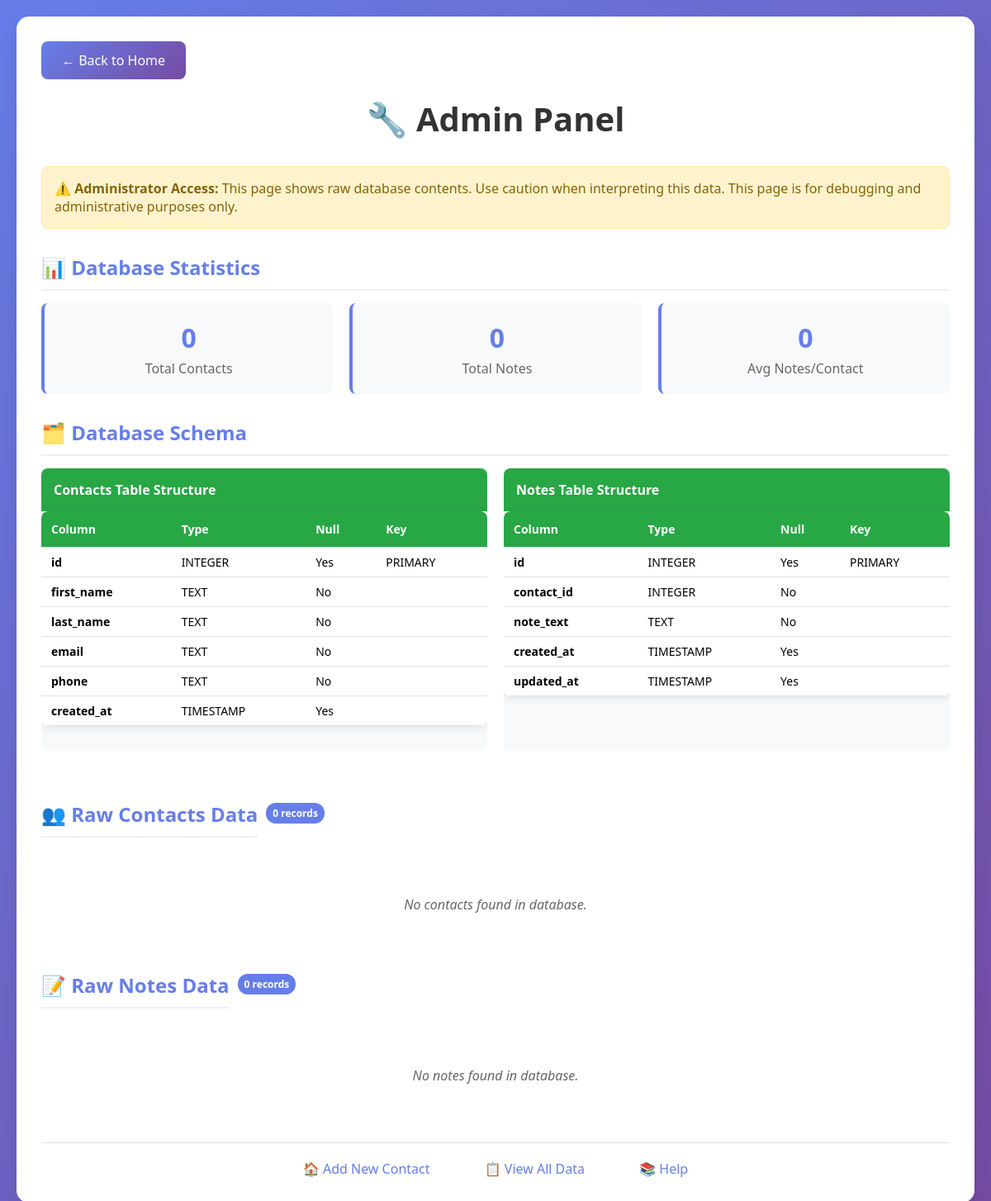
/admin, run on an earlier commit of the app's database.
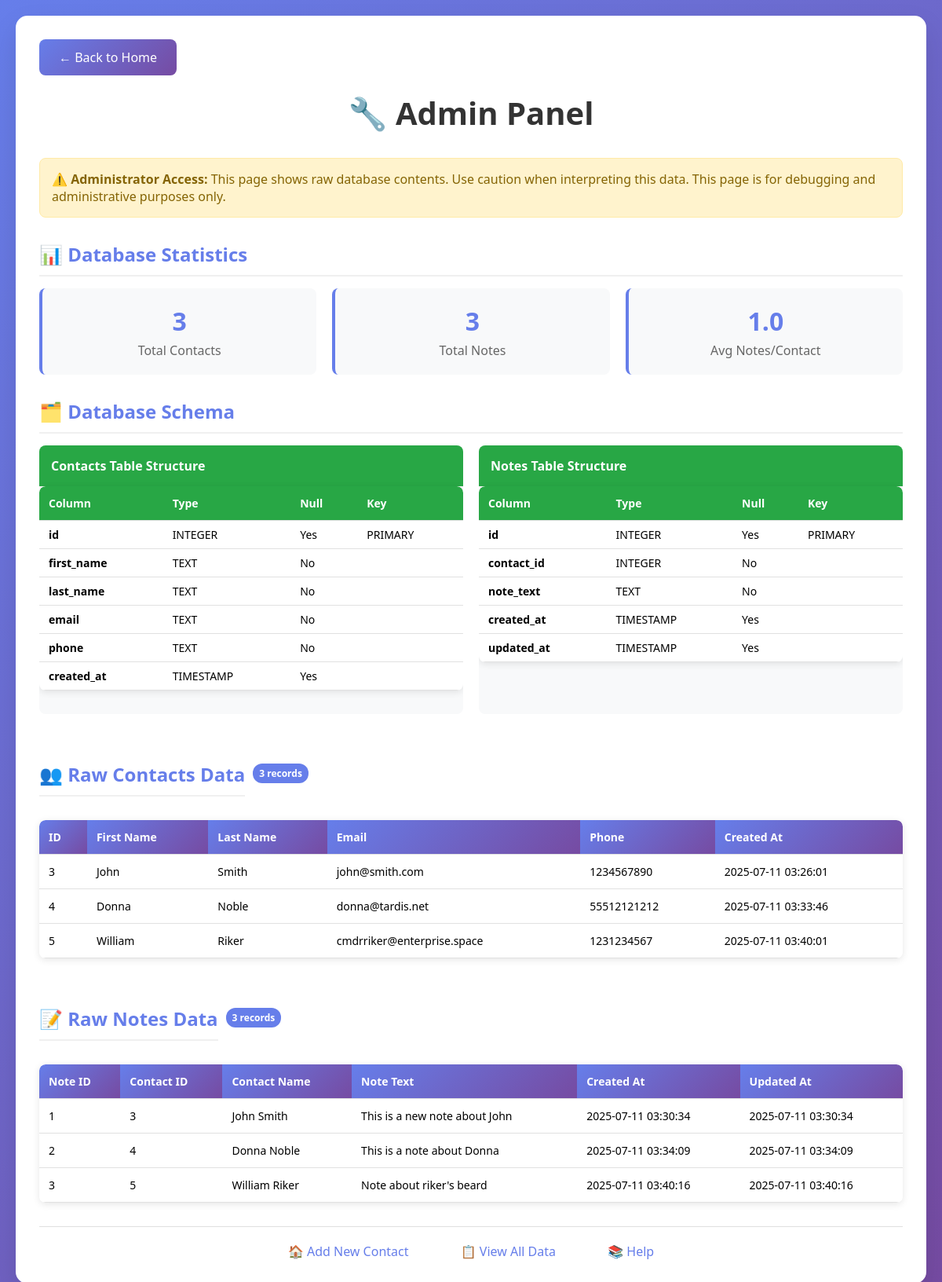
And on a later commit of the database.
### tables this page shows
CREATE TABLE contacts (
            id INTEGER PRIMARY KEY AUTOINCREMENT,
            first_name TEXT NOT NULL,
            last_name TEXT NOT NULL,
            email TEXT NOT NULL,
            phone TEXT NOT NULL,
            created_at TIMESTAMP DEFAULT CURRENT_TIMESTAMP
        );

CREATE TABLE notes (
            id INTEGER PRIMARY KEY AUTOINCREMENT,
            contact_id INTEGER NOT NULL,
            note_text TEXT NOT NULL,
            created_at TIMESTAMP DEFAULT CURRENT_TIMESTAMP,
            updated_at TIMESTAMP DEFAULT CURRENT_TIMESTAMP,
            FOREIGN KEY (contact_id) REFERENCES contacts (id) ON DELETE CASCADE
        );

### app.py (the view)
@app.route('/admin')
def admin_page():
    conn = get_db_connection()
    contacts = conn.execute('SELECT * FROM contacts ORDER BY id').fetchall()
    notes = conn.execute('''
        SELECT n.*, c.first_name, c.last_name
        FROM notes n
        LEFT JOIN contacts c ON n.contact_id = c.id
        ORDER BY n.id
    ''').fetchall()
    contacts_schema = conn.execute('PRAGMA table_info(contacts)').fetchall()
    notes_schema = conn.execute('PRAGMA table_info(notes)').fetchall()
    contacts_count = conn.execute('SELECT COUNT(*) as count FROM contacts').fetchone()['count']
    notes_count = conn.execute('SELECT COUNT(*) as count FROM notes').fetchone()['count']
    conn.close()
    return render_template('admin.html',
                         contacts=contacts,
                         notes=notes,
                         contacts_schema=contacts_schema,
                         notes_schema=notes_schema,
                         contacts_count=contacts_count,
                         notes_count=notes_count)

### app.py (called while the page is built)
def get_db_connection():
    conn = sqlite3.connect(DATABASE)
    conn.row_factory = sqlite3.Row
    return conn

### templates/admin.html (shortened to what this page needs)
<!DOCTYPE html>
<html lang="en">
<head>
</head>
<body>
    <div class="container">
        <a href="{{ url_for('index') }}" class="back-link">← Back to Home</a>
        <h1>🔧 Admin Panel</h1>
        <div class="warning-banner">
            <strong>⚠️ Administrator Access:</strong> This page shows raw database contents. Use caution when interpreting this data. This page is for debugging and administrative purposes only.
        </div>
        <h2>📊 Database Statistics</h2>
        <div class="stats-grid">
            <div class="stat-card">
                <div class="stat-number">{{ contacts_count }}</div>
                <div class="stat-label">Total Contacts</div>
            </div>
            <div class="stat-card">
                <div class="stat-number">{{ notes_count }}</div>
                <div class="stat-label">Total Notes</div>
            </div>
            <div class="stat-card">
                <div class="stat-number">{{ (notes_count / contacts_count) | round(1) if contacts_count > 0 else 0 }}</div>
                <div class="stat-label">Avg Notes/Contact</div>
            </div>
        </div>
        <h2>🗂️ Database Schema</h2>
        <div class="schema-container">
            <div class="schema-card">
                <div class="schema-header">Contacts Table Structure</div>
                <div class="table-container">
                    <table class="schema-table">
                        <thead>
                            <tr>
                                <th>Column</th>
                                <th>Type</th>
                                <th>Null</th>
                                <th>Key</th>
                            </tr>
                        </thead>
                        <tbody>
                            {% for column in contacts_schema %}
                            <tr>
                                <td><strong>{{ column.name }}</strong></td>
                                <td>{{ column.type }}</td>
                                <td>{{ 'Yes' if column.notnull == 0 else 'No' }}</td>
                                <td>{{ 'PRIMARY' if column.pk == 1 else '' }}</td>
                            </tr>
                            {% endfor %}
                        </tbody>
                    </table>
                </div>
            </div>
            <div class="schema-card">
                <div class="schema-header">Notes Table Structure</div>
                <div class="table-container">
                    <table class="schema-table">
                        <thead>
                            <tr>
                                <th>Column</th>
                                <th>Type</th>
                                <th>Null</th>
                                <th>Key</th>
                            </tr>
                        </thead>
                        <tbody>
                            {% for column in notes_schema %}
                            <tr>
                                <td><strong>{{ column.name }}</strong></td>
                                <td>{{ column.type }}</td>
                                <td>{{ 'Yes' if column.notnull == 0 else 'No' }}</td>
                                <td>{{ 'PRIMARY' if column.pk == 1 else '' }}</td>
                            </tr>
                            {% endfor %}
                        </tbody>
                    </table>
                </div>
            </div>
        </div>
        <div class="table-title">
            <h2>👥 Raw Contacts Data</h2>
            <span class="record-count">{{ contacts_count }} records</span>
        </div>
        {% if contacts %}
            <div class="table-container">
                <table>
                    <thead>
                        <tr>
                            <th>ID</th>
                            <th>First Name</th>
                            <th>Last Name</th>
                            <th>Email</th>
                            <th>Phone</th>
                            <th>Created At</th>
                        </tr>
                    </thead>
                    <tbody>
                        {% for contact in contacts %}
                        <tr>
                            <td>{{ contact.id }}</td>
                            <td>{{ contact.first_name }}</td>
                            <td>{{ contact.last_name }}</td>
                            <td>{{ contact.email }}</td>
                            <td>{{ contact.phone }}</td>
                            <td>{{ contact.created_at }}</td>
                        </tr>
                        {% endfor %}
                    </tbody>
                </table>
            </div>
        {% else %}
            <div style="text-align: center; color: #666; font-style: italic; padding: 40px;">
                No contacts found in database.
            </div>
        {% endif %}
        <div class="table-title">
            <h2>📝 Raw Notes Data</h2>
            <span class="record-count">{{ notes_count }} records</span>
        </div>
        {% if notes %}
            <div class="table-container">
                <table>
                    <thead>
                        <tr>
                            <th>Note ID</th>
                            <th>Contact ID</th>
                            <th>Contact Name</th>
                            <th>Note Text</th>
                            <th>Created At</th>
                            <th>Updated At</th>
                        </tr>
                    </thead>
                    <tbody>
                        {% for note in notes %}
                        <tr>
                            <td>{{ note.id }}</td>
                            <td>{{ note.contact_id }}</td>
                            <td>
                                {% if note.first_name and note.last_name %}
                                    {{ note.first_name }} {{ note.last_name }}
                                {% else %}
                                    <span class="null-value">[Contact Deleted]</span>
                                {% endif %}
                            </td>
                            <td style="max-width: 300px; word-wrap: break-word;">
                                {{ note.note_text[:100] }}{% if note.note_text|length > 100 %}...{% endif %}
                            </td>
                            <td>{{ note.created_at }}</td>
                            <td>{{ note.updated_at }}</td>
                        </tr>
                        {% endfor %}
                    </tbody>
                </table>
            </div>
        {% else %}
            <div style="text-align: center; color: #666; font-style: italic; padding: 40px;">
                No notes found in database.
            </div>
        {% endif %}
        <div class="nav-links">
            <a href="{{ url_for('index') }}">🏠 Add New Contact</a>
            <a href="{{ url_for('view_data') }}">📋 View All Data</a>
            <a href="{{ url_for('help_page') }}">📚 Help</a>
        </div>
    </div>
</body>
</html>

### templates/admin.html (style rules this page uses)
* { margin: 0; padding: 0; box-sizing: border-box; }
body { font-family: 'Segoe UI', Tahoma, Geneva, Verdana, sans-serif; background: linear-gradient(135deg, #667eea 0%, #764ba2 100%); min-height: 100vh; padding: 20px; }
.container { background: white; padding: 30px; border-radius: 15px; box-shadow: 0 15px 35px rgba(0, 0, 0, 0.1); max-width: 1400px; margin: 0 auto; }
h1 { text-align: center; color: #333; margin-bottom: 30px; font-size: 2.5rem; }
h2 { color: #667eea; margin-top: 30px; margin-bottom: 15px; font-size: 1.5rem; border-bottom: 2px solid #f0f0f0; padding-bottom: 10px; }
.back-link { display: inline-block; background: linear-gradient(135deg, #667eea 0%, #764ba2 100%); color: white; padding: 12px 25px; text-decoration: none; border-radius: 8px; transition: transform 0.2s ease; margin-bottom: 20px; }
.stats-grid { display: grid; grid-template-columns: repeat(auto-fit, minmax(200px, 1fr)); gap: 20px; margin-bottom: 30px; }
.stat-card { background: #f8f9fa; padding: 20px; border-radius: 8px; text-align: center; border-left: 4px solid #667eea; }
.stat-number { font-size: 2rem; font-weight: bold; color: #667eea; }
.stat-label { color: #666; margin-top: 5px; }
.table-container { overflow-x: auto; margin-bottom: 30px; border-radius: 8px; box-shadow: 0 2px 10px rgba(0, 0, 0, 0.1); }
table { width: 100%; border-collapse: collapse; background: white; border-radius: 8px; overflow: hidden; }
th, td { padding: 12px; text-align: left; border-bottom: 1px solid #e1e1e1; font-size: 14px; }
th { background: linear-gradient(135deg, #667eea 0%, #764ba2 100%); color: white; font-weight: 600; position: sticky; top: 0; }
.schema-table th { background: #28a745; }
.schema-container { display: grid; grid-template-columns: repeat(auto-fit, minmax(300px, 1fr)); gap: 20px; margin-bottom: 30px; }
.schema-card { background: #f8f9fa; border-radius: 8px; overflow: hidden; }
.schema-header { background: #28a745; color: white; padding: 15px; font-weight: bold; }
.schema-table { margin: 0; }
.schema-table td { padding: 8px 12px; }
.warning-banner { background: #fff3cd; border: 1px solid #ffeaa7; border-radius: 8px; padding: 15px; margin-bottom: 20px; color: #856404; }
.warning-banner strong { color: #856404; }
.nav-links { text-align: center; margin-top: 30px; padding-top: 20px; border-top: 1px solid #e0e0e0; }
.nav-links a { color: #667eea; text-decoration: none; margin: 0 15px; font-weight: 500; padding: 8px 16px; border-radius: 20px; transition: background-color 0.3s ease; }
.table-title { display: flex; align-items: center; gap: 10px; margin-bottom: 15px; }
.record-count { background: #667eea; color: white; padding: 4px 8px; border-radius: 12px; font-size: 12px; font-weight: bold; }

What changed in the data, as far as the page shows it:
added contacts: id "3", first_name "John", last_name "Smith", email "john@smith.com", phone "1234567890", created_at "2025-07-11 03:26:01"
added contacts: id "4", first_name "Donna", last_name "Noble", email "donna@tardis.net", phone "55512121212", created_at "2025-07-11 03:33:46"
added contacts: id "5", first_name "William", last_name "Riker", email "cmdrriker@enterprise.space", phone "1231234567", created_at "2025-07-11 03:40:01"
added notes: id "1", contact_id "3", first_name "John", last_name "Smith", note_text "This is a new note about John", created_at "2025-07-11 03:30:34", updated_at "2025-07-11 03:30:34"
added notes: id "2", contact_id "4", first_name "Donna", last_name "Noble", note_text "This is a note about Donna", created_at "2025-07-11 03:34:09", updated_at "2025-07-11 03:34:09"
added notes: id "3", contact_id "5", first_name "William", last_name "Riker", note_text "Note about riker's beard", created_at "2025-07-11 03:40:16", updated_at "2025-07-11 03:40:16"
Also different on the page:
{{ contacts_count }}: "0" → "3"
{{ notes_count }}: "0" → "3"
{{ (notes_count / contacts_count) | round(1) if contacts_count > 0 else 0 }}: "0" → "1.0"
text no longer shown: "No contacts found in database. No notes found in database."
text now shown: "ID First Name Last Name Email Phone Created At Note ID Contact ID Contact Name Note Text Created At Updated At"
